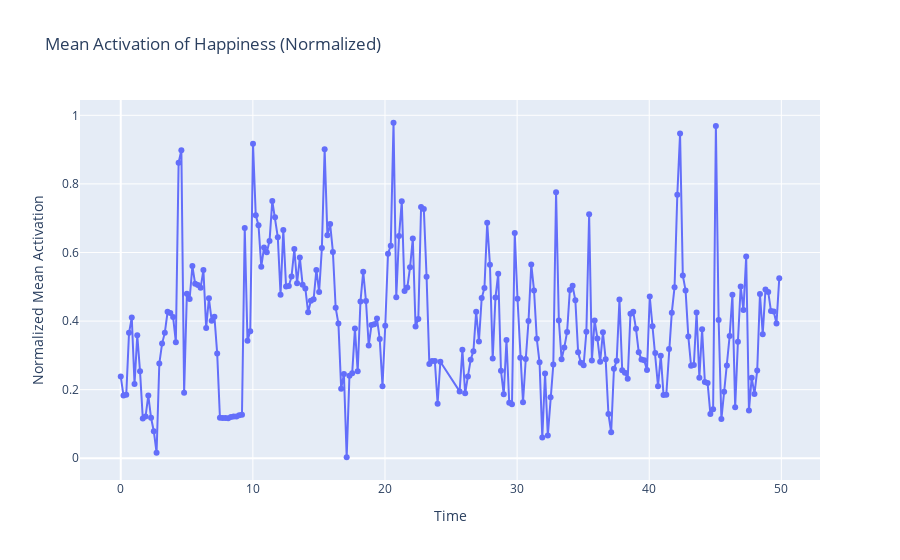

The notebook cell this image was saved under:
### Code cell
# function to calculate the mean activation of action units for different emotions over time
def average_happiness(emotion_means_over_time):
    # only extract the happiness emotion
    emotion_means = {}
    for emotion, mean_df in emotion_means_over_time.items():
        emotion_means[emotion] = mean_df.groupby('time')['value_normalized'].mean().reset_index()

    return emotion_means['Happiness']

# Calculate the mean activation of action units for different emotions over time for formal speakers
formal_happiness = average_happiness(formal_emotion_means_over_time)
informal_happiness = average_happiness(informal_emotion_means_over_time)


# Plot the mean activation of action units for different emotions for formal speakers
fig = go.Figure()

fig.add_trace(go.Scatter(
    x=formal_happiness['time'],
    y=formal_happiness['value_normalized'],
    mode='lines+markers',
))

fig.update_layout(
    title=f'Mean Activation of Happiness (Normalized)',
    xaxis=dict(title='Time'),
    yaxis=dict(title='Normalized Mean Activation'),
    showlegend=False
)

fig.show()

### Figure 1 — Plotly figure (JSON) as saved in the notebook; plotly's stock layout.template omitted (floating-point values rounded to 4 significant figures; data arrays with more than 128 entries replaced by an {"elided": "..."} marker saying what was removed)
{"data": [{"mode": "lines+markers", "type": "scatter", "x": {"elided": "234 float values"}, "y": {"elided": "234 float values"}}], "layout": {"showlegend": false, "title": {"text": "Mean Activation of Happiness (Normalized)"}, "xaxis": {"title": {"text": "Time"}}, "yaxis": {"title": {"text": "Normalized Mean Activation"}}}}
